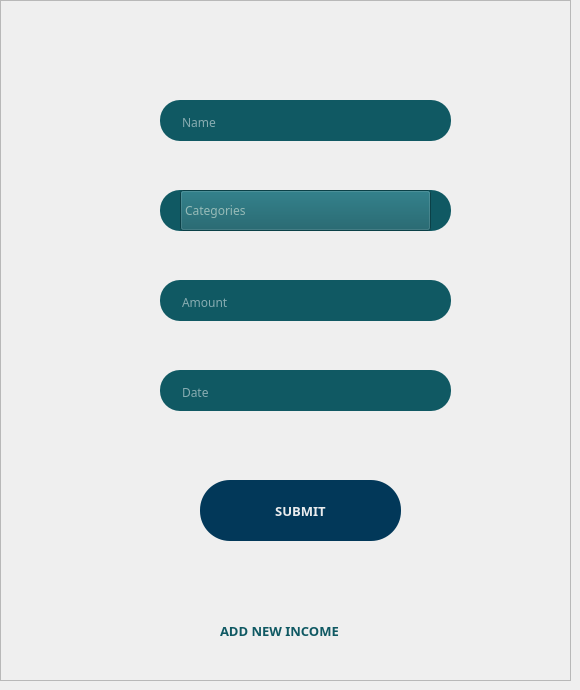
                <widget class="QWidget" name="income_form">
                 <property name="styleSheet">
                  <string notr="true"/>
                 </property>
                 <widget class="QLineEdit" name="income_category_2">
                  <property name="geometry">
                   <rect>
                    <x>160</x>
                    <y>190</y>
                    <width>291</width>
                    <height>41</height>
                   </rect>
                  </property>
                  <property name="font">
                   <font>
                    <family>Poppins</family>
                    <pointsize>9</pointsize>
                   </font>
                  </property>
                  <property name="styleSheet">
                   <string notr="true">QLineEdit{
	border-radius: 20px;
	background-color: rgb(16, 89, 99);
	padding-top: 3 px;
	padding-left: 20 px;
	padding-right: 20 px;
	color: rgb(255, 255, 255);
}</string>
                  </property>
                  <property name="placeholderText">
                   <string>Categories</string>
                  </property>
                  <property name="clearButtonEnabled">
                   <bool>true</bool>
                  </property>
                 </widget>
                 <widget class="QLineEdit" name="income_amount">
                  <property name="geometry">
                   <rect>
                    <x>160</x>
                    <y>280</y>
                    <width>291</width>
                    <height>41</height>
                   </rect>
                  </property>
                  <property name="font">
                   <font>
                    <family>Poppins</family>
                    <pointsize>9</pointsize>
                   </font>
                  </property>
                  <property name="styleSheet">
                   <string notr="true">QLineEdit{
	border-radius: 20px;
	background-color: rgb(16, 89, 99);
	padding-top: 3 px;
	padding-left: 20 px;
	padding-right: 20 px;
	color: rgb(255, 255, 255);
}</string>
                  </property>
                  <property name="placeholderText">
                   <string>Amount</string>
                  </property>
                  <property name="clearButtonEnabled">
                   <bool>true</bool>
                  </property>
                 </widget>
                 <widget class="QLineEdit" name="income_date">
                  <property name="geometry">
                   <rect>
                    <x>160</x>
                    <y>370</y>
                    <width>291</width>
                    <height>41</height>
                   </rect>
                  </property>
                  <property name="font">
                   <font>
                    <family>Poppins</family>
                    <pointsize>9</pointsize>
                   </font>
                  </property>
                  <property name="styleSheet">
                   <string notr="true">QLineEdit{
	border-radius: 20px;
	background-color: rgb(16, 89, 99);
	padding-top: 3 px;
	padding-left: 20 px;
	padding-right: 20 px;
	color: rgb(255, 255, 255);
}</string>
                  </property>
                  <property name="placeholderText">
                   <string>Date</string>
                  </property>
                  <property name="clearButtonEnabled">
                   <bool>true</bool>
                  </property>
                 </widget>
                 <widget class="QLineEdit" name="income_name">
                  <property name="geometry">
                   <rect>
                    <x>160</x>
                    <y>100</y>
                    <width>291</width>
                    <height>41</height>
                   </rect>
                  </property>
                  <property name="font">
                   <font>
                    <family>Poppins</family>
                    <pointsize>9</pointsize>
                   </font>
                  </property>
                  <property name="styleSheet">
                   <string notr="true">QLineEdit{
	border-radius: 20px;
	background-color: rgb(16, 89, 99);
	padding-top: 3 px;
	padding-left: 20 px;
	padding-right: 20 px;
	color: rgb(255, 255, 255);
}</string>
                  </property>
                  <property name="placeholderText">
                   <string>Name</string>
                  </property>
                  <property name="clearButtonEnabled">
                   <bool>true</bool>
                  </property>
                 </widget>
                 <widget class="QPushButton" name="income_submit">
                  <property name="geometry">
                   <rect>
                    <x>200</x>
                    <y>480</y>
                    <width>201</width>
                    <height>61</height>
                   </rect>
                  </property>
                  <property name="font">
                   <font>
                    <family>Poppins</family>
                    <pointsize>10</pointsize>
                    <weight>75</weight>
                    <bold>true</bold>
                   </font>
                  </property>
                  <property name="cursor">
                   <cursorShape>PointingHandCursor</cursorShape>
                  </property>
                  <property name="focusPolicy">
                   <enum>Qt::StrongFocus</enum>
                  </property>
                  <property name="layoutDirection">
                   <enum>Qt::LeftToRight</enum>
                  </property>
                  <property name="styleSheet">
                   <string notr="true">QPushButton{
	border-radius: 30px;
	background-color: rgb(2, 56, 89);
	color: rgb(234, 236, 238);
	text-align: center;
}

QPushButton::hover{
	border: 30 px rgb(24, 141, 143);
	background-color: rgb(255, 206, 92);
	color: rgb(2, 56, 89);
}</string>
                  </property>
                  <property name="text">
                   <string>SUBMIT</string>
                  </property>
                 </widget>
                 <widget class="QComboBox" name="income_category">
                  <property name="geometry">
                   <rect>
                    <x>180</x>
                    <y>190</y>
                    <width>251</width>
                    <height>41</height>
                   </rect>
                  </property>
                  <property name="sizePolicy">
                   <sizepolicy hsizetype="Fixed" vsizetype="Fixed">
                    <horstretch>0</horstretch>
                    <verstretch>0</verstretch>
                   </sizepolicy>
                  </property>
                  <property name="minimumSize">
                   <size>
                    <width>200</width>
                    <height>0</height>
                   </size>
                  </property>
                  <property name="maximumSize">
                   <size>
                    <width>270</width>
                    <height>16777215</height>
                   </size>
                  </property>
                  <property name="font">
                   <font>
                    <family>Poppins</family>
                    <pointsize>9</pointsize>
                   </font>
                  </property>
                  <property name="cursor">
                   <cursorShape>PointingHandCursor</cursorShape>
                  </property>
                  <property name="focusPolicy">
                   <enum>Qt::NoFocus</enum>
                  </property>
                  <property name="contextMenuPolicy">
                   <enum>Qt::NoContextMenu</enum>
                  </property>
                  <property name="acceptDrops">
                   <bool>true</bool>
                  </property>
                  <property name="layoutDirection">
                   <enum>Qt::LeftToRight</enum>
                  </property>
                  <property name="autoFillBackground">
                   <bool>false</bool>
                  </property>
                  <property name="styleSheet">
                   <string notr="true">#income_category{
	background-color: rgb(16, 89, 99);
	color: rgb(254, 255, 239);
}

#income_category::drop-down{
	border: 0 px;
}

#income_category::down-arrow{
	image: url(:/welcome/assets/icons/white_expand.png);
	margin-right: 5 px;
	width: 15 px;
	height: 15 px;
}

#income_category QListView{
	background-color: rgb(16, 89, 99);
	color: rgb(254, 255, 239);
}
</string>
                  </property>
                  <property name="editable">
                   <bool>false</bool>
                  </property>
                  <property name="currentText">
                   <string notr="true"/>
                  </property>
                  <property name="currentIndex">
                   <number>-1</number>
                  </property>
                  <property name="maxCount">
                   <number>10</number>
                  </property>
                  <property name="insertPolicy">
                   <enum>QComboBox::NoInsert</enum>
                  </property>
                  <property name="minimumContentsLength">
                   <number>6</number>
                  </property>
                  <property name="placeholderText">
                   <string>Categories</string>
                  </property>
                  <property name="frame">
                   <bool>false</bool>
                  </property>
                  <item>
                   <property name="text">
                    <string>Categories</string>
                   </property>
                  </item>
                  <item>
                   <property name="text">
                    <string>Employment</string>
                   </property>
                  </item>
                  <item>
                   <property name="text">
                    <string>Invesment</string>
                   </property>
                  </item>
                  <item>
                   <property name="text">
                    <string>Freelance</string>
                   </property>
                  </item>
                  <item>
                   <property name="text">
                    <string>Business</string>
                   </property>
                  </item>
                  <item>
                   <property name="text">
                    <string>Scholarship Grant</string>
                   </property>
                  </item>
                  <item>
                   <property name="text">
                    <string>Pension</string>
                   </property>
                  </item>
                  <item>
                   <property name="text">
                    <string>Others</string>
                   </property>
                  </item>
                 </widget>
                 <widget class="QFrame" name="income_frame">
                  <property name="geometry">
                   <rect>
                    <x>0</x>
                    <y>0</y>
                    <width>571</width>
                    <height>681</height>
                   </rect>
                  </property>
                  <property name="styleSheet">
                   <string notr="true">background-image: url(:/background/assets/background/form_framev2.png);
</string>
                  </property>
                  <property name="frameShape">
                   <enum>QFrame::StyledPanel</enum>
                  </property>
                  <property name="frameShadow">
                   <enum>QFrame::Raised</enum>
                  </property>
                  <widget class="QLabel" name="income_label">
                   <property name="geometry">
                    <rect>
                     <x>220</x>
                     <y>620</y>
                     <width>161</width>
                     <height>21</height>
                    </rect>
                   </property>
                   <property name="font">
                    <font>
                     <family>Poppins</family>
                     <pointsize>10</pointsize>
                     <weight>75</weight>
                     <bold>true</bold>
                    </font>
                   </property>
                   <property name="styleSheet">
                    <string notr="true">color: rgb(16, 89, 99);</string>
                   </property>
                   <property name="text">
                    <string>ADD NEW INCOME</string>
                   </property>
                  </widget>
                 </widget>
                 <zorder>income_frame</zorder>
                 <zorder>income_category_2</zorder>
                 <zorder>income_amount</zorder>
                 <zorder>income_date</zorder>
                 <zorder>income_name</zorder>
                 <zorder>income_submit</zorder>
                 <zorder>income_category</zorder>
                </widget>
